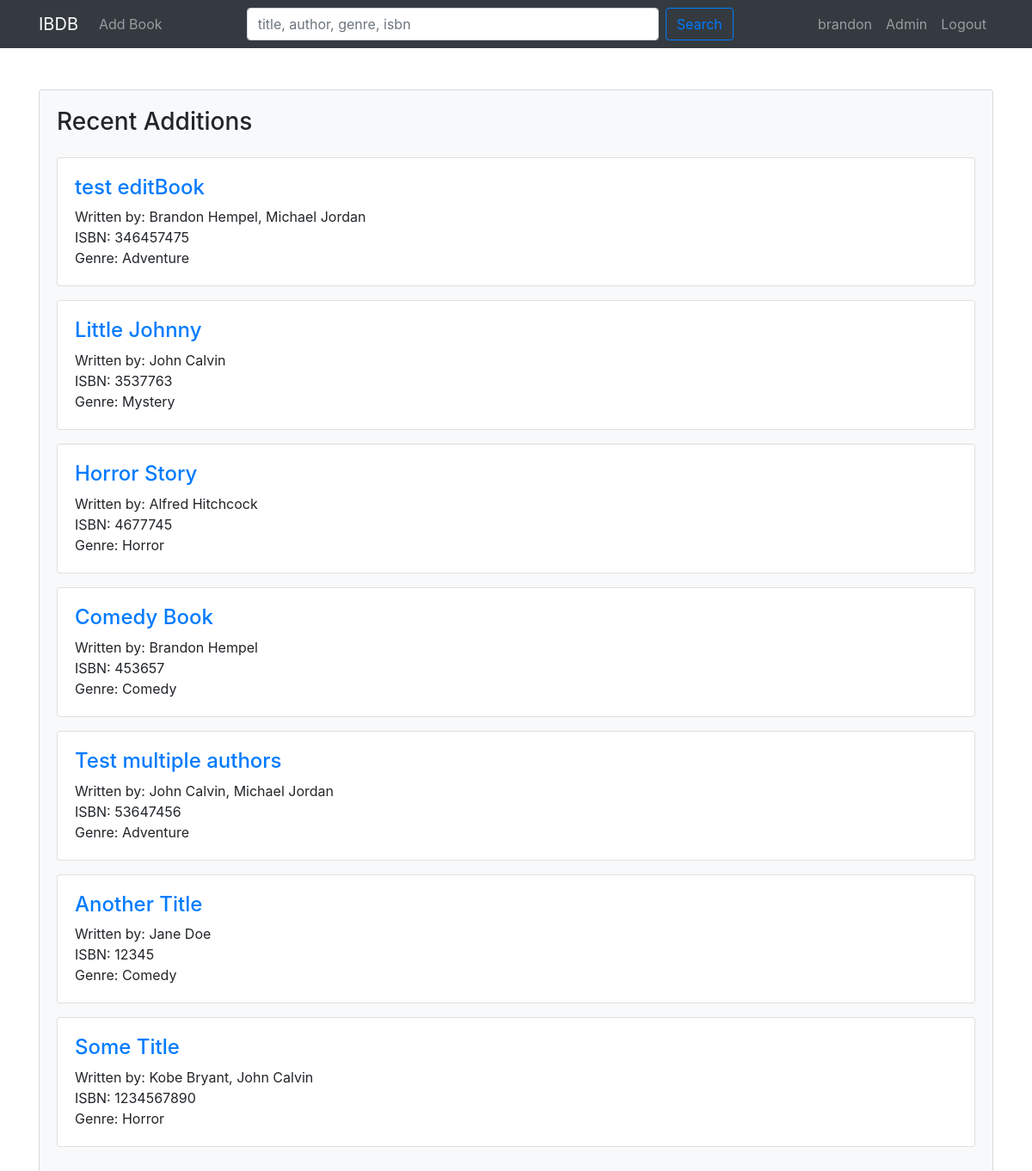
Screenshot of / (signed in) with the database file from the repository.
### tables this page shows
CREATE TABLE `book` (
  `book_id` int(11) NOT NULL,
  `user_id` int(11) NOT NULL,
  `title` varchar(255) NOT NULL,
  `isbn` int(11) NOT NULL,
  `genre` varchar(255) NOT NULL,
  `synopsis` text NOT NULL,
  `is_published` tinyint(4) NOT NULL,
  `created_at` datetime NOT NULL DEFAULT current_timestamp()
);

### app/controllers/Books.php (called while the page is built, shortened)
<?php
    class Books extends Controller {
        public function __construct(){
            $this->bookModel = $this->model('Book');
        }
        public function index(){
            $books = $this->bookModel->getBooks();
            $authors = $this->bookModel->getAuthors();
            $data = [
                'title' => 'Recent Additions',
                'books' => $books,
                'authors' => $authors
            ];
            $this->view('books/index', $data);
        }
}

### app/libraries/Core.php (called while the page is built, shortened)
<?php
    class Core {
        protected $currentMethod = 'index';
        public function __construct(){
            $url = $this->getUrl();
            $this->currentController = new $this->currentController;
            $this->params = $url ? array_values($url) : [];
            call_user_func_array([$this->currentController, $this->currentMethod], $this->params);
        }
    }

### public/index.php (called while the page is built, shortened)
<?php
    $init = new Core;

### app/libraries/Database.php (called while the page is built, shortened)
<?php
    class Database {
        private $host = DB_HOST;
        private $user = DB_USER;
        private $pass = DB_PASS;
        private $dbname = DB_NAME;
        private $dbh;
        private $stmt;
        public function __construct(){
            $dsn = 'mysql:host=' . $this->host . ';dbname=' . $this->dbname;
            $options = array(
                PDO::ATTR_PERSISTENT => true,
                PDO::ATTR_ERRMODE => PDO::ERRMODE_EXCEPTION
            );
            try{
                $this->dbh = new PDO($dsn, $this->user, $this->pass, $options);
            } catch(PDOException $e){
                $this->error = $e->getMessage();
                echo $this->error;
            }
        }
        public function query($sql){
            $this->stmt = $this->dbh->prepare($sql);
        }
        public function execute(){
            return $this->stmt->execute();
        }
        public function resultSet(){
            $this->execute();
            return $this->stmt->fetchAll(PDO::FETCH_OBJ);
        }
    }

### app/models/Book.php (called while the page is built, shortened)
<?php
    class Book {
        private $db;
        public function __construct(){
            $this->db = new Database;
        }
        public function getBooks(){
          $this->db->query('SELECT *
                            FROM book
                            LEFT JOIN user
                            ON book.user_id = user.user_id
                            LEFT JOIN book_author
                            ON book.book_id = book_author.book_id
                            LEFT JOIN author
                            ON book_author.author_id = author.author_id
                            GROUP BY book.book_id
                            ORDER BY book.created_at DESC
                            LIMIT 10
                          ');
          $results = $this->db->resultSet();
          return $results;
        }
        public function getAuthors(){
          $this->db->query('SELECT
                            CONCAT(author.fname, " ", author.lname) AS author,
                            fname,
                            lname,
                            book.book_id AS book_id
                            FROM book
                            INNER JOIN book_author
                            ON book.book_id = book_author.book_id
                            INNER JOIN author
                            ON book_author.author_id = author.author_id
                            ORDER BY author.lname
                          ');
          $results = $this->db->resultSet();
          return $results;
        }
  }

### app/views/books/index.php (the view, shortened to what this page needs)
<?php require APPROOT . '/views/inc/header.php' ?>
    <div class="card card-body bg-light mt-5">
        <div class="row mb-3">
            <div class="col-md-6">
                <h3><?php echo $data['title']; ?></h3>
            </div>
        </div>
        <?php foreach($data['books'] as $book) : ?>
            <?php if($book->is_published == true): ?>
                <div class="card card-body mb-3">
                        <h4 class="d-inline"><a href="<?php echo URLROOT; ?>/books/viewBook/<?php echo $book->book_id; ?>"><?php echo $book->title; ?></a></h4>
                        Written by:
                        <?php
                            $authors = [];
                            foreach($data['authors'] as $author){
                                if($book->book_id == $author->book_id){
                                    $authors[] = $author->author;
                                }
                            }
                            echo implode(", ", $authors);
                        ?>
                        <br>
                        ISBN: <?php echo $book->isbn; ?><br>
                        Genre: <?php echo $book->genre; ?>
                </div>
            <?php endif; ?>
        <?php endforeach; ?>
    </div>
<?php require APPROOT . '/views/inc/footer.php' ?>

### public/css/style.css (style rules this page uses)
body { background: #ffffff; }

### rows the page displays
book: title "test editBook", authors "Brandon Hempel, Michael Jordan", isbn "346457475", genre "Adventure"
book: title "Little Johnny", authors "John Calvin", isbn "3537763", genre "Mystery"
book: title "Horror Story", authors "Alfred Hitchcock", isbn "4677745", genre "Horror"
book: title "Comedy Book", authors "Brandon Hempel", isbn "453657", genre "Comedy"
book: title "Test multiple authors", authors "John Calvin, Michael Jordan", isbn "53647456", genre "Adventure"
book: title "Another Title", authors "Jane Doe", isbn "12345", genre "Comedy"
book: title "Some Title", authors "Kobe Bryant, John Calvin", isbn "1234567890", genre "Horror"

### other values shown
SITENAME "IBDB"
$_SESSION['user_name'] "brandon"
$data['title'] "Recent Additions"
